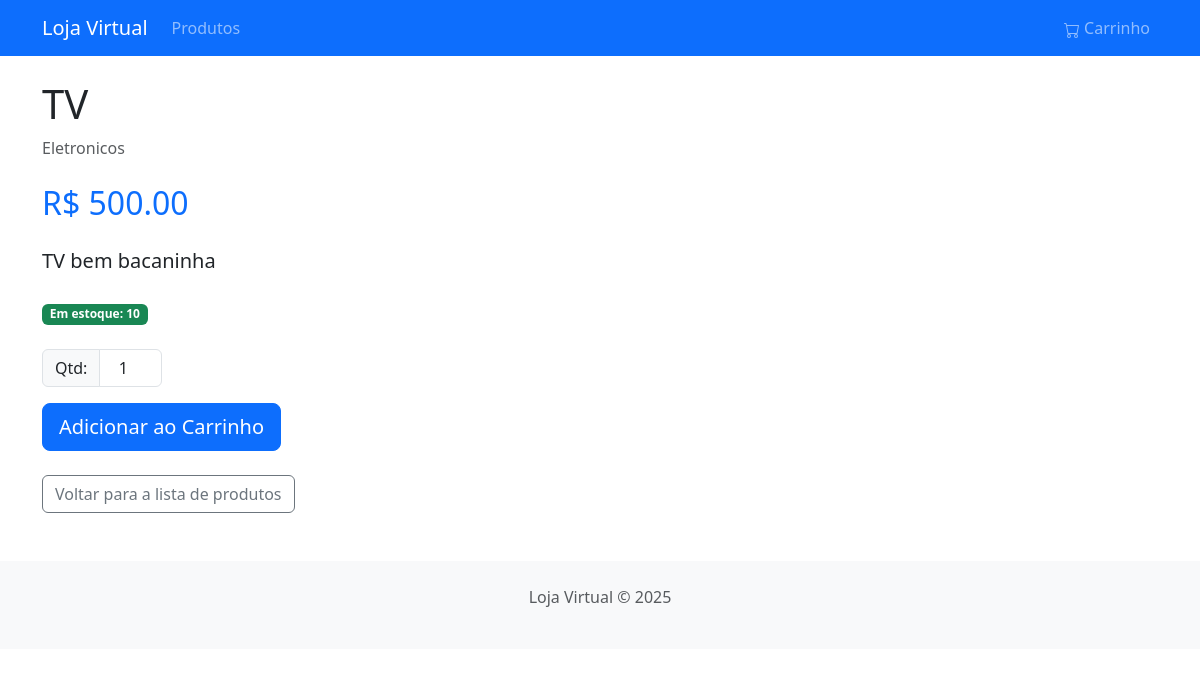
The page /loja/2/ on the database its author committed.
### loja/models.py (models this page shows, shortened)
class Produto(models.Model):
    categoria = models.ForeignKey(Categoria, on_delete=models.CASCADE)
    nome = models.CharField(max_length=200)
    descricao = models.TextField()
    preco = models.DecimalField(max_digits=10, decimal_places=2)
    estoque = models.IntegerField(default=0)
    criado_em = models.DateTimeField(default=timezone.now)

class Categoria(models.Model):
    nome = models.CharField(max_length=200)
    def __str__(self):
        return self.nome

### loja/views.py (the view)
# urls.py: path('<int:id_produto>/', views.detalhe_produto, name="detalhe_produto"),
def detalhe_produto(request, id_produto):
    produto = get_object_or_404(Produto, pk=id_produto)
    return render(request, "loja/detalhe.html", {"produto": produto})

### loja/templates/loja/detalhe.html (shortened to what this page needs)
{% extends 'base.html' %}
{% block body %}
<div class="container mt-4">
    <div class="row">
        <div class="col-md-6">
            <h1 class="mb-2">{{ produto.nome }}</h1>
            <p class="text-muted">{{ produto.categoria }}</p>
            <h2 class="text-primary my-4">R$ {{ produto.preco }}</h2>
            <p class="lead">{{ produto.descricao }}</p>
            <div class="my-4">
                <span class="badge bg-success">Em estoque: {{ produto.estoque }}</span>
            </div>
            <form action="{% url 'adicionar_ao_carrinho' produto.id %}" method="post" class="mt-3">
                <div class="input-group mb-3" style="max-width: 120px;">
                    <span class="input-group-text">Qtd:</span>
                    <input type="number" name="quantidade" value="1" min="1" max="{{ produto.estoque }}" class="form-control text-center">
                </div>
                <button type="submit" class="btn btn-primary btn-lg">Adicionar ao Carrinho</button>
            </form>
            <a href="{% url 'lista_produtos' %}" class="btn btn-outline-secondary mt-4">Voltar para a lista de produtos</a>
        </div>
    </div>
</div>
{% endblock %}

### rows shown on the page
Produto: nome "TV", categoria "Eletronicos", preco "500.00", descricao "TV bem bacaninha", estoque "10"
